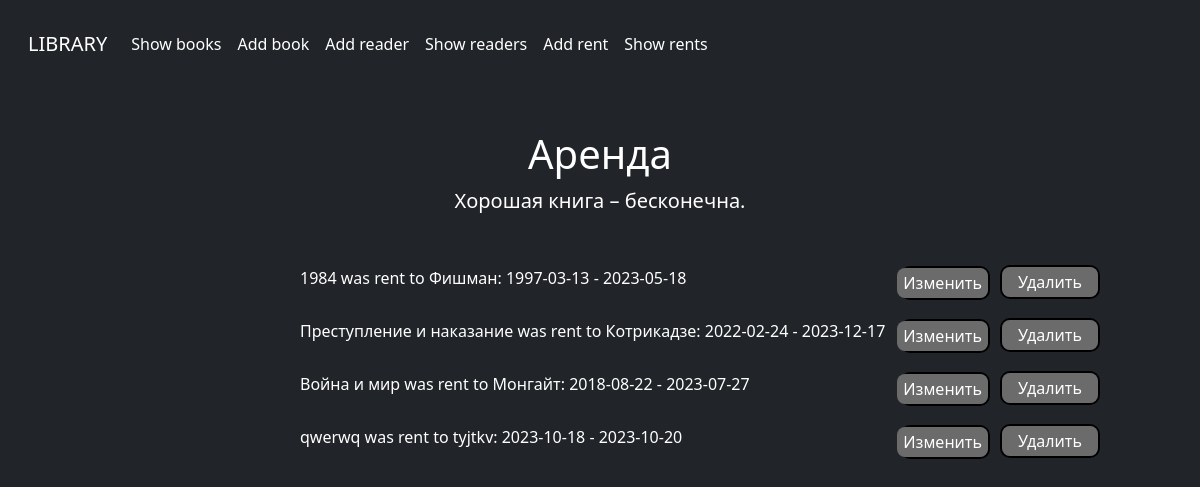
Before: /showrents/ with the older database file.
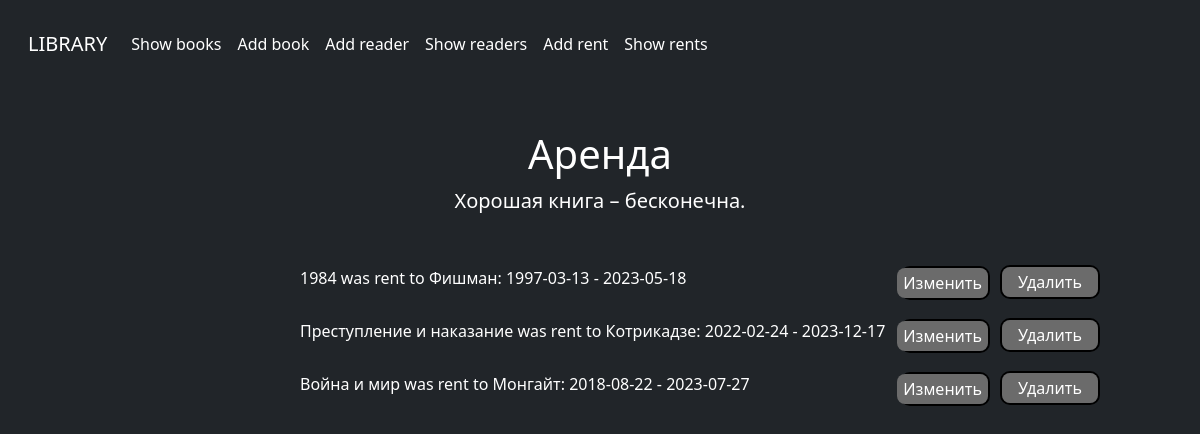
After: the same page with the newer database file.
### library/models.py (models this page shows)
class BookRent(models.Model):
    book_title = models.CharField(max_length=50)
    reader_surname = models.CharField(max_length=50)
    rent_date = models.DateField()
    return_date = models.DateField()
    def __str__(self):
        return f"{self.book_title} was rent to {self.reader_surname}: {self.rent_date} - {self.return_date}"

### library/views.py (the view)
# urls.py: path('showrents/', views.show_rents),
def show_rents(request):
    context = {"rents": BookRent.objects.all()}
    try:
        BookRent.objects.filter(id=request.POST['delete']).delete()
    except:
        pass
    return render(request, "showrents.html", context=context)

### templates/showrents.html (shortened to what this page needs)
<!DOCTYPE html>
<html lang="en" class="h-100" data-bs-theme="dark">
<head>
  <link href="/docs/5.3/dist/css/bootstrap.min.css" rel="stylesheet">
  <link href="https://cdn.jsdelivr.net/npm/bootstrap@5.3.0-alpha3/dist/css/bootstrap.min.css" rel="stylesheet">
</head>
<body class="d-flex h-100 text-center text-bg-dark">
  <div class="cover-container d-flex w-100 h-100 p-3 mx-auto flex-column">
    <nav class="navbar navbar-expand navbar-dark bg-dark" aria-label="Second navbar example">
      <div class="container-fluid">
        <a class="navbar-brand" href="http://127.0.0.1:8000">LIBRARY</a>
        <div class="collapse navbar-collapse" id="navbarsExample02">
          <ul class="navbar-nav me-auto">
            <li class="nav-item">
              <a class="nav-link active" aria-current="page" href="http://127.0.0.1:8000/showbooks">Show books</a>
            </li>
            <li class="nav-item">
              <a class="nav-link active" aria-current="page" href="http://127.0.0.1:8000/addbook">Add book</a>
            </li>
            <li class="nav-item">
              <a class="nav-link active" aria-current="page" href="http://127.0.0.1:8000/addreader">Add reader</a>
            </li>
            <li class="nav-item">
              <a class="nav-link active" aria-current="page" href="http://127.0.0.1:8000/showreaders">Show readers</a>
            </li>
            <li class="nav-item">
              <a class="nav-link active" aria-current="page" href="http://127.0.0.1:8000/addrent">Add rent</a>
            </li>
            <li class="nav-item">
              <a class="nav-link active" aria-current="page" href="http://127.0.0.1:8000/showrents">Show rents</a>
            </li>
          </ul>
        </div>
      </div>
    </nav>
    <main class="px-3" style="padding-top: 5%;">
      <h1>Аренда</h1>
      <p class="lead">Хорошая книга – бесконечна.</p>
      <div style="height: 50px; width: 600px; margin: auto; margin-top: 50px;">
        {% if rents %}
          {% for rent in rents %}
            <p style="text-align: left;">{{ rent }}</p>
            <form class="delete" action="" method="post" style="margin: -40px -90px 10px 600px; display: flex; justify-content: flex-end;
            padding: 0px;
            border: 2px solid black;
            border-radius: 10px;
            button-decoration: none;
            ">
                    <button type="submit" style=" width: 100px; height:30px;background-color: none; border: none; border-radius: 8px;">Изменить</button>
            </form>
            <form class="update" action="" method="post" style="margin: -45px -200px 20px 700px; display: flex; justify-content: flex-end;padding: 0px;
            border: 2px solid black;
            border-radius: 10px;
            button-decoration: none;">
                    <button type="submit" style=" width: 100px; height:30px;background-color: none; border: none; border-radius: 8px;">Удалить</button>
            </form>
          {% endfor %}
        {% else %}
          <h1>Library, son...</h1>
        {% endif %}
      </div>
    </main>
  </div>
</body>
</html>

Changed rows visible on the page:
removed BookRent: book_title+reader_surname+rent_date "qwerwq was rent to tyjtkv: 2023-10-18 - 2023-10-20"
